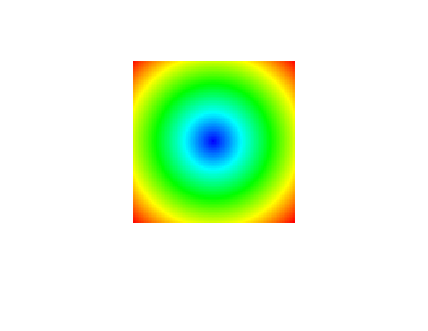
%> input picture matImage-master/matImage-master/matImage/util/blue2redColorMap.png, 428 x 331 px
$ octave --eval "result = imGradient(rgb2gray(imread('../util/blue2redColorMap.png')));"   (GNU Octave 9; MATLAB toolbox functions it lacks are replaced by stand-ins)
%> lines starting %> are read from the running program, lines starting %| are printed output that depends on the picture
function varargout = imGradient(img, varargin)
%IMGRADIENT Compute gradient magnitude of a grayscale image
%
%   [DX DY] = imGradient(IMG);
%   [DX DY DZ] = imGradient(IMG);
%   Compute the components of the gradient vector of a 2D or a 3D image.
%   The gradient is computed in each orthogonal direction by using
%   normalised Sobel filters.
%   For a 2D image, gradient magnitude and angle can be computed from:
%   MAG = hypot(DX, DY);
%   ANGLE = atan2(DY, DX);
%
%   GRAD = imGradient(IMG);
%   Compute the gradient magnitude. Magnitude is computed as:
%   - hypot(dx, dy) for 2D images
%   - hypot(hypot(dx, dy), dz) for 3D images
%
%   GRAD = imGradient(IMG, SIGMA);
%   Specifies the width of the kernel (2D only). The size of the kernel is
%   determined automatically from the SIGMA.
%
%   GRAD = imGradient(IMG, 'filter', FILTER);
%   Specifies the filter used for computing gradient in the X direction.
%   Note that fspecial('sobel') or fspecial('prewitt') return unnormalized
%   filters for the Y direction (horizontal gradient).
%
%   ... = imGradient(..., OPTION1, OPTION2...);
%   Will use the given set of options when computing the gradient filter.
%   See the documentation of imfilter for details.
%   Default options are 'conv' and 'replicate'.
%
%   Example
%   % display edge strength computed on cameraman picture
%   img = imread('cameraman.tif');
%   grad = imGradient(img);
%   imshow(grad, [0 max(grad(:))]);
%
%   % compute edge direction on rice picture
%   img = imread('rice.png');
%   [dx dy] = imGradient(img);
%   grad = hypot(dx, dy);
%   theta = atan2(dy, dx);
%   rgb = angle2rgb(theta);     % convert to rgb
%   bin = grad>50;              % select only salient edges
%   rgb(~bin(:,:, [1 1 1])) = 0;% display salient edges orientation
%   imshow(rgb);
%
%   % Uses a different filter (the same as for the "gradient" function)
%   img = imread('cameraman.tif');
%   grad = imGradient(img, 'filter', [1 0 -1]);
%   imshow(grad, [0 max(grad(:))]);
%
%   See also
%   imLaplacian, imMorphoGradient, imHessian
%   imfilter, fspecial, angle2rgb, gradient

% ------
% Author: David Legland
% e-mail: david.legland@nantes.inra.fr
% Created: 2009-08-19,    using Matlab 7.7.0.471 (R2008b)
% Copyright 2009 INRA - Cepia Software Platform.

% HISTORY
% 2010-01-13 add support for gradient direction and filter options
% 2010-02-16 change output format for 2 output parameters, add support
%   for 3D images, and add psb to change filter.
% 2010-03-03 use convolution by default
% 2010-03-05 return result as double, normalize default filter
% 2010-12-06 use 3D kernel by default for 3D images
% 2013-05-20 add support for variable kernel width (2D only)


%% Parse input arguments

% image dimension
dim = size(img);
%> dim = [331 428]

% number of dimension of image (do not manage color images)
nd = length(dim);
%> nd = 2

% check if the width of the kernel is specified
sigma = 0;
if ~isempty(varargin)
    var1 = varargin{1};
    if isnumeric(var1) && isscalar(var1)
        sigma = var1;
        varargin(1) = [];
    end
end


% default filter for gradient: normalised sobel
if nd <= 2
    if sigma == 0
        % Default 2D case: normalised sobel matrix
        sx = fspecial('sobel')'/8;
    else
        Nx = ceil((3*sigma));
        lx = -Nx:Nx;
        sy = exp(-((lx / sigma) .^2) * .5);
        sx = -(lx / sigma) .* sy;
        sx = sy' * sx;
        sx = sx / sum(sx(sx > 0));
    end

elseif nd == 3
    if sigma == 0
        % Default 3D case: normalisation of 2 classical sobel matrices
        base = [1 2 1]' * [1 2 1];
        base = base / sum(base(:))/2;
        sx = permute(cat(3, base, zeros(3, 3), -base), [2 3 1]);
    else
        Nx = ceil((3*sigma));
        lx = -Nx:Nx;
        sy = exp(-((lx / sigma) .^2) * .5);
        sx = -(lx / sigma) .* sy;
        sz = permute(sy, [3 1 2]);

        n = length(lx);
        tmp = zeros(n, n , n);
        for i = 1:n
            tmp(:,:,i) = sz(i) * sy' * sx;
        end
        sx = tmp;
        sx = sx / sum(sx(sx > 0));
    end

else
    error('Input image must have 2 or 3 dimensions');
end

% check if another gradient filter is proposed
for i = 1:length(varargin)-1
    if strcmp(varargin{i}, 'filter')
        sx = varargin{i+1};
        varargin(i:i+1) = [];
        break;
    end
end
%> after the loop, sx = [0.125 0 -0.125; 0.25 0 -0.25; 0.125 0 -0.125]; varargin = {}

% default options for computations
varargin = [{'replicate'}, {'conv'}, varargin];
%> varargin = {'replicate', 'conv'}


%% Gradient computation

% compute gradients in each main direction
if nd == 2
    % Process 2D Image
    dx = imfilter(double(img), sx, varargin{:});
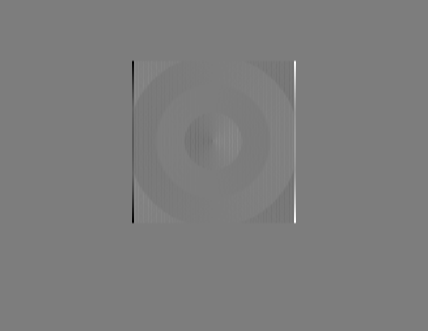
%> dx: size 331x428 double; min -85.5, max 88.62, mean 0; drawn with min black and max white
    dy = imfilter(double(img), sx', varargin{:});
%> `result = imGradient(rgb2gray(imread('../util/blue2redColorMap.png')));`:
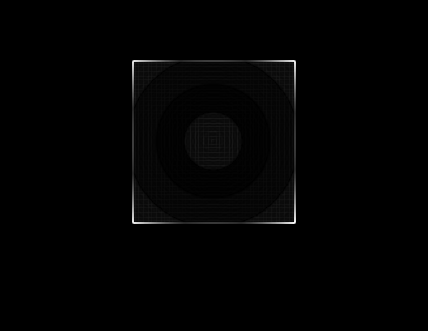
%> result: size 331x428 double; min 0, max 94.93, mean 0.8; drawn with min black and max white

elseif nd == 3
    % Process 3D Image
    sy = permute(sx, [2 3 1]);
    sz = permute(sx, [3 1 2]);
    dx = imfilter(double(img), sx, varargin{:});
    dy = imfilter(double(img), sy, varargin{:});
    dz = imfilter(double(img), sz, varargin{:});
end


%% Format output

% Depending on number of output arguments, returns either the gradient
% module, or each component of the gradient vector.
if nargout == 1
    % compute gradient module
    if nd == 2
        varargout{1} = hypot(dx, dy);
    else
        varargout{1} = hypot(hypot(dx, dy), dz);
    end

else
    % return each component of the vector array
    varargout{1} = dx;
    varargout{2} = dy;
    if nd > 2
        varargout{3} = dz;
    end
end
